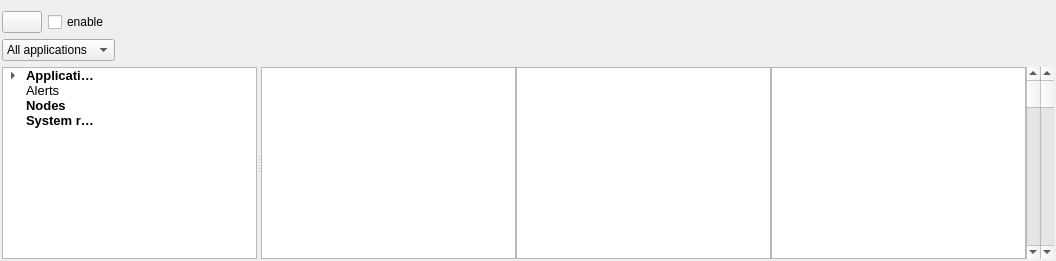
     <widget class="QWidget" name="tab_3">
      <attribute name="icon">
       <iconset theme="address-book-new">
        <normaloff>../../../../../../../../../../../../../../../../../../../../../../../../../../../../../../../../../../../../../../../../../../../../../../../../../../../../../../../../.designer/backup</normaloff>../../../../../../../../../../../../../../../../../../../../../../../../../../../../../../../../../../../../../../../../../../../../../../../../../../../../../../../../.designer/backup</iconset>
      </attribute>
      <attribute name="title">
       <string>Rules</string>
      </attribute>
      <layout class="QGridLayout" name="gridLayout_2">
       <property name="leftMargin">
        <number>2</number>
       </property>
       <property name="rightMargin">
        <number>2</number>
       </property>
       <property name="bottomMargin">
        <number>2</number>
       </property>
       <item row="2" column="0">
        <widget class="QSplitter" name="rulesSplitter">
         <property name="sizePolicy">
          <sizepolicy hsizetype="Expanding" vsizetype="Expanding">
           <horstretch>0</horstretch>
           <verstretch>0</verstretch>
          </sizepolicy>
         </property>
         <property name="orientation">
          <enum>Qt::Horizontal</enum>
         </property>
         <widget class="QTreeWidget" name="rulesTreePanel">
          <property name="sizePolicy">
           <sizepolicy hsizetype="Preferred" vsizetype="Expanding">
            <horstretch>0</horstretch>
            <verstretch>0</verstretch>
           </sizepolicy>
          </property>
          <property name="autoScroll">
           <bool>false</bool>
          </property>
          <property name="animated">
           <bool>true</bool>
          </property>
          <property name="headerHidden">
           <bool>true</bool>
          </property>
          <attribute name="headerStretchLastSection">
           <bool>false</bool>
          </attribute>
          <column>
           <property name="text">
            <string notr="true">1</string>
           </property>
          </column>
          <column>
           <property name="text">
            <string>2</string>
           </property>
          </column>
          <item>
           <property name="text">
            <string>Application rules</string>
           </property>
           <property name="font">
            <font>
             <pointsize>10</pointsize>
             <bold>true</bold>
            </font>
           </property>
           <property name="icon">
            <iconset theme="system-run">
             <normaloff>../../../../../../../../../../../../../../../../../../../../../../../../../../../../../../../../../../../../../../../../../../../../../../../../../../../../../../../../../../../../../../gustavo-iniguez-goya/opensnitch/ui/opensnitch/res</normaloff>../../../../../../../../../../../../../../../../../../../../../../../../../../../../../../../../../../../../../../../../../../../../../../../../../../../../../../../../../../../../../../gustavo-iniguez-goya/opensnitch/ui/opensnitch/res</iconset>
           </property>
           <item>
            <property name="text">
             <string>Permanent</string>
            </property>
            <property name="font">
             <font>
              <pointsize>10</pointsize>
             </font>
            </property>
            <property name="icon">
             <iconset theme="security-medium">
              <normaloff>../../../../../../../../../../../../../../../../../../../../../../../../../../../../../../../../../../../../../../../../../../../../../../../../../../../../../../../../../../../../../../gustavo-iniguez-goya/opensnitch/ui/opensnitch/res</normaloff>../../../../../../../../../../../../../../../../../../../../../../../../../../../../../../../../../../../../../../../../../../../../../../../../../../../../../../../../../../../../../../gustavo-iniguez-goya/opensnitch/ui/opensnitch/res</iconset>
            </property>
           </item>
           <item>
            <property name="text">
             <string>Temporary</string>
            </property>
            <property name="font">
             <font>
              <pointsize>10</pointsize>
             </font>
            </property>
            <property name="icon">
             <iconset theme="edit-clear">
              <normaloff>../../../../../../../../../../../../../../../../../../../../../../../../../../../../../../../../../../../../../../../../../../../../../../../../../../../../../../../../../../../../../../gustavo-iniguez-goya/opensnitch/ui/opensnitch/res</normaloff>../../../../../../../../../../../../../../../../../../../../../../../../../../../../../../../../../../../../../../../../../../../../../../../../../../../../../../../../../../../../../../gustavo-iniguez-goya/opensnitch/ui/opensnitch/res</iconset>
            </property>
           </item>
          </item>
          <item>
           <property name="text">
            <string>Alerts</string>
           </property>
           <property name="font">
            <font>
             <pointsize>10</pointsize>
            </font>
           </property>
           <property name="icon">
            <iconset theme="dialog-warning">
             <normaloff>../../../../../../../../../../../../../../../../../../.designer/backup</normaloff>../../../../../../../../../../../../../../../../../../.designer/backup</iconset>
           </property>
          </item>
          <item>
           <property name="text">
            <string>Nodes</string>
           </property>
           <property name="font">
            <font>
             <pointsize>10</pointsize>
             <bold>true</bold>
            </font>
           </property>
           <property name="icon">
            <iconset theme="network-workgroup">
             <normaloff>../../../../../../../../../../../../../../../../../../../../../../../../../../../../../../../../../../../../../../../../../../../../../../../../../../../../../../../../../../../../../../gustavo-iniguez-goya/opensnitch/ui/opensnitch/res</normaloff>../../../../../../../../../../../../../../../../../../../../../../../../../../../../../../../../../../../../../../../../../../../../../../../../../../../../../../../../../../../../../../gustavo-iniguez-goya/opensnitch/ui/opensnitch/res</iconset>
           </property>
          </item>
          <item>
           <property name="text">
            <string>System rules</string>
           </property>
           <property name="font">
            <font>
             <pointsize>10</pointsize>
             <bold>true</bold>
            </font>
           </property>
           <property name="icon">
            <iconset theme="security-high">
             <normaloff>../../../../../../../../../../../../../../../../../../../../../../../../../../../../../../../../../../../../../../../../../../../../../../../../../../.designer/backup</normaloff>../../../../../../../../../../../../../../../../../../../../../../../../../../../../../../../../../../../../../../../../../../../../../../../../../../.designer/backup</iconset>
           </property>
          </item>
         </widget>
         <widget class="QWidget" name="horizontalLayoutWidget">
          <layout class="QHBoxLayout" name="horizontalLayout_19">
           <property name="spacing">
            <number>0</number>
           </property>
           <item>
            <widget class="FirewallTableView" name="fwTable">
             <property name="autoScroll">
              <bool>false</bool>
             </property>
             <property name="editTriggers">
              <set>QAbstractItemView::EditTrigger::AnyKeyPressed|QAbstractItemView::EditTrigger::EditKeyPressed</set>
             </property>
             <property name="alternatingRowColors">
              <bool>true</bool>
             </property>
             <property name="selectionBehavior">
              <enum>QAbstractItemView::SelectionBehavior::SelectRows</enum>
             </property>
             <property name="horizontalScrollMode">
              <enum>QAbstractItemView::ScrollMode::ScrollPerPixel</enum>
             </property>
             <property name="showGrid">
              <bool>false</bool>
             </property>
             <property name="sortingEnabled">
              <bool>true</bool>
             </property>
             <attribute name="horizontalHeaderStretchLastSection">
              <bool>true</bool>
             </attribute>
             <attribute name="verticalHeaderMinimumSectionSize">
              <number>25</number>
             </attribute>
             <attribute name="verticalHeaderDefaultSectionSize">
              <number>42</number>
             </attribute>
            </widget>
           </item>
           <item>
            <widget class="GenericTableView" name="alertsTable">
             <property name="autoScroll">
              <bool>false</bool>
             </property>
             <property name="editTriggers">
              <set>QAbstractItemView::EditTrigger::AnyKeyPressed|QAbstractItemView::EditTrigger::EditKeyPressed</set>
             </property>
             <property name="selectionBehavior">
              <enum>QAbstractItemView::SelectionBehavior::SelectRows</enum>
             </property>
             <property name="horizontalScrollMode">
              <enum>QAbstractItemView::ScrollMode::ScrollPerPixel</enum>
             </property>
             <property name="showGrid">
              <bool>false</bool>
             </property>
            </widget>
           </item>
           <item>
            <widget class="GenericTableView" name="rulesTable">
             <property name="autoScroll">
              <bool>false</bool>
             </property>
             <property name="selectionBehavior">
              <enum>QAbstractItemView::SelectionBehavior::SelectRows</enum>
             </property>
             <property name="horizontalScrollMode">
              <enum>QAbstractItemView::ScrollMode::ScrollPerPixel</enum>
             </property>
             <property name="showGrid">
              <bool>false</bool>
             </property>
            </widget>
           </item>
           <item>
            <widget class="QScrollBar" name="alertsScrollBar">
             <property name="orientation">
              <enum>Qt::Vertical</enum>
             </property>
            </widget>
           </item>
           <item>
            <widget class="QScrollBar" name="rulesScrollBar">
             <property name="orientation">
              <enum>Qt::Vertical</enum>
             </property>
            </widget>
           </item>
          </layout>
         </widget>
        </widget>
       </item>
       <item row="1" column="0">
        <layout class="QVBoxLayout" name="verticalLayout_2">
         <item>
          <layout class="QHBoxLayout" name="horizontalLayout_8">
           <item>
            <widget class="QComboBox" name="comboRulesFilter">
             <item>
              <property name="text">
               <string>All applications</string>
              </property>
              <property name="icon">
               <iconset theme="system-run">
                <normaloff>../../../../../../../../../../../../../../../../../../../../../../../../../../../../../../../../../../../../../../../../../../../../../../../../../../.designer/backup</normaloff>../../../../../../../../../../../../../../../../../../../../../../../../../../../../../../../../../../../../../../../../../../../../../../../../../../.designer/backup</iconset>
              </property>
             </item>
             <item>
              <property name="text">
               <string>Permanent</string>
              </property>
              <property name="icon">
               <iconset theme="security-medium">
                <normaloff>../../../../../../../../../../../../../../../../../../../../../../../../../../../../../../../../../../../../../../../../../../../../../../../../../../.designer/backup</normaloff>../../../../../../../../../../../../../../../../../../../../../../../../../../../../../../../../../../../../../../../../../../../../../../../../../../.designer/backup</iconset>
              </property>
             </item>
             <item>
              <property name="text">
               <string>Temporary</string>
              </property>
              <property name="icon">
               <iconset theme="edit-clear">
                <normaloff>../../../../../../../../../../../../../../../../../../../../../../../../../../../../../../../../../../../../../../../../../../../../../../../../../../.designer/backup</normaloff>../../../../../../../../../../../../../../../../../../../../../../../../../../../../../../../../../../../../../../../../../../../../../../../../../../.designer/backup</iconset>
              </property>
             </item>
             <item>
              <property name="text">
               <string>System rules</string>
              </property>
              <property name="icon">
               <iconset theme="security-high">
                <normaloff>../../../../../../../../../../../../../../../../../../../../../../../../../../../../../../../../../../.designer/backup</normaloff>../../../../../../../../../../../../../../../../../../../../../../../../../../../../../../../../../../.designer/backup</iconset>
              </property>
             </item>
            </widget>
           </item>
           <item>
            <spacer name="horizontalSpacer_11">
             <property name="orientation">
              <enum>Qt::Horizontal</enum>
             </property>
             <property name="sizeHint" stdset="0">
              <size>
               <width>30</width>
               <height>20</height>
              </size>
             </property>
            </spacer>
           </item>
          </layout>
         </item>
        </layout>
       </item>
       <item row="0" column="0">
        <layout class="QHBoxLayout" name="rulesToolbar">
         <item>
          <widget class="QPushButton" name="cmdRulesBack">
           <property name="text">
            <string/>
           </property>
           <property name="icon">
            <iconset theme="go-previous">
             <normaloff>../../../../../../../../../../../../../../../../../../../../../../../../../../../../../../../../../../../../../../../../../../../../../../../../../../../../../../../../../../../../../../../../../../../../../../../../../../.designer/backup</normaloff>../../../../../../../../../../../../../../../../../../../../../../../../../../../../../../../../../../../../../../../../../../../../../../../../../../../../../../../../../../../../../../../../../../../../../../../../../../.designer/backup</iconset>
           </property>
          </widget>
         </item>
         <item>
          <widget class="QCheckBox" name="enableRuleCheck">
           <property name="text">
            <string>enable</string>
           </property>
          </widget>
         </item>
         <item>
          <widget class="QLabel" name="nodeRuleLabel">
           <property name="text">
            <string/>
           </property>
          </widget>
         </item>
         <item>
          <widget class="QLabel" name="ruleLabel">
           <property name="sizePolicy">
            <sizepolicy hsizetype="Expanding" vsizetype="Preferred">
             <horstretch>0</horstretch>
             <verstretch>0</verstretch>
            </sizepolicy>
           </property>
           <property name="text">
            <string/>
           </property>
           <property name="textInteractionFlags">
            <set>Qt::TextInteractionFlag::LinksAccessibleByMouse|Qt::TextInteractionFlag::TextSelectableByKeyboard|Qt::TextInteractionFlag::TextSelectableByMouse</set>
           </property>
          </widget>
         </item>
         <item>
          <widget class="QPushButton" name="editRuleButton">
           <property name="toolTip">
            <string>Edit rule</string>
           </property>
           <property name="text">
            <string/>
           </property>
           <property name="icon">
            <iconset theme="accessories-text-editor">
             <normaloff>../../../../../../../../../../../../../../../../../../../../../../../../../../../../../../../../../../../../../../../../../../../../../../../../../../../../../../../../../../../../../../../../../../../../../../../../../../.designer/backup</normaloff>../../../../../../../../../../../../../../../../../../../../../../../../../../../../../../../../../../../../../../../../../../../../../../../../../../../../../../../../../../../../../../../../../../../../../../../../../../.designer/backup</iconset>
           </property>
           <property name="flat">
            <bool>true</bool>
           </property>
          </widget>
         </item>
         <item>
          <widget class="QPushButton" name="delRuleButton">
           <property name="toolTip">
            <string>Delete rule</string>
           </property>
           <property name="text">
            <string/>
           </property>
           <property name="icon">
            <iconset theme="edit-delete">
             <normaloff>../../../../../../../../../../../../../../../../../../../../../../../../../../../../../../../../../../../../../../../../../../../../../../../../../../../../../../../../../../../../../../../../../../../../../../../../../../../../../../../../.designer/backup</normaloff>../../../../../../../../../../../../../../../../../../../../../../../../../../../../../../../../../../../../../../../../../../../../../../../../../../../../../../../../../../../../../../../../../../../../../../../../../../../../../../../../.designer/backup</iconset>
           </property>
           <property name="flat">
            <bool>true</bool>
           </property>
          </widget>
         </item>
        </layout>
       </item>
      </layout>
     </widget>
